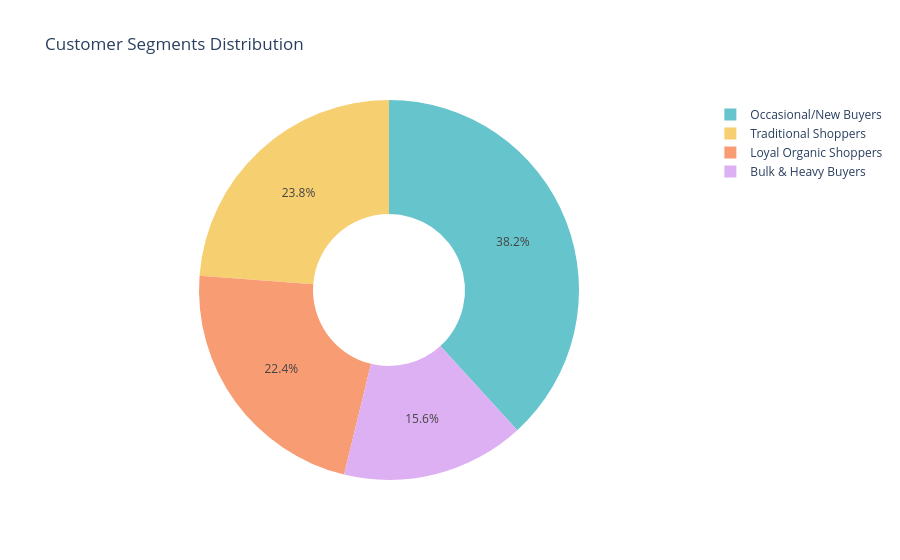

Here is the notebook cell this chart was saved with:
### Markdown cell above
#### C. Customer Segment Profiles
We represent customer segment proportions and their metrics (reorder rate, order frequency) from Notebook 3.

### Code cell
# Simulating segment distributions for visual representation
segments = ['Occasional/New Buyers', 'Loyal Organic Shoppers', 'Bulk & Heavy Buyers', 'Traditional Shoppers']
shares = [38.2, 22.4, 15.6, 23.8]

fig = px.pie(names=segments, values=shares, hole=0.4,
             title='Customer Segments Distribution',
             color_discrete_sequence=px.colors.qualitative.Pastel)
fig.show()

### Figure 1 — Plotly figure (JSON) as saved in the notebook; plotly's stock layout.template omitted (floating-point values rounded to 4 significant figures)
{"data": [{"domain": {"x": [0, 1], "y": [0, 1]}, "hole": 0.4, "hovertemplate": "label=%{label}<br>value=%{value}<extra></extra>", "labels": ["Occasional/New Buyers", "Loyal Organic Shoppers", "Bulk & Heavy Buyers", "Traditional Shoppers"], "legendgroup": "", "name": "", "showlegend": true, "type": "pie", "values": [38.2, 22.4, 15.6, 23.8]}], "layout": {"legend": {"tracegroupgap": 0}, "piecolorway": ["rgb(102, 197, 204)", "rgb(246, 207, 113)", "rgb(248, 156, 116)", "rgb(220, 176, 242)", "rgb(135, 197, 95)", "rgb(158, 185, 243)", "rgb(254, 136, 177)", "rgb(201, 219, 116)", "rgb(139, 224, 164)", "rgb(180, 151, 231)", "rgb(179, 179, 179)"], "title": {"text": "Customer Segments Distribution"}}}
